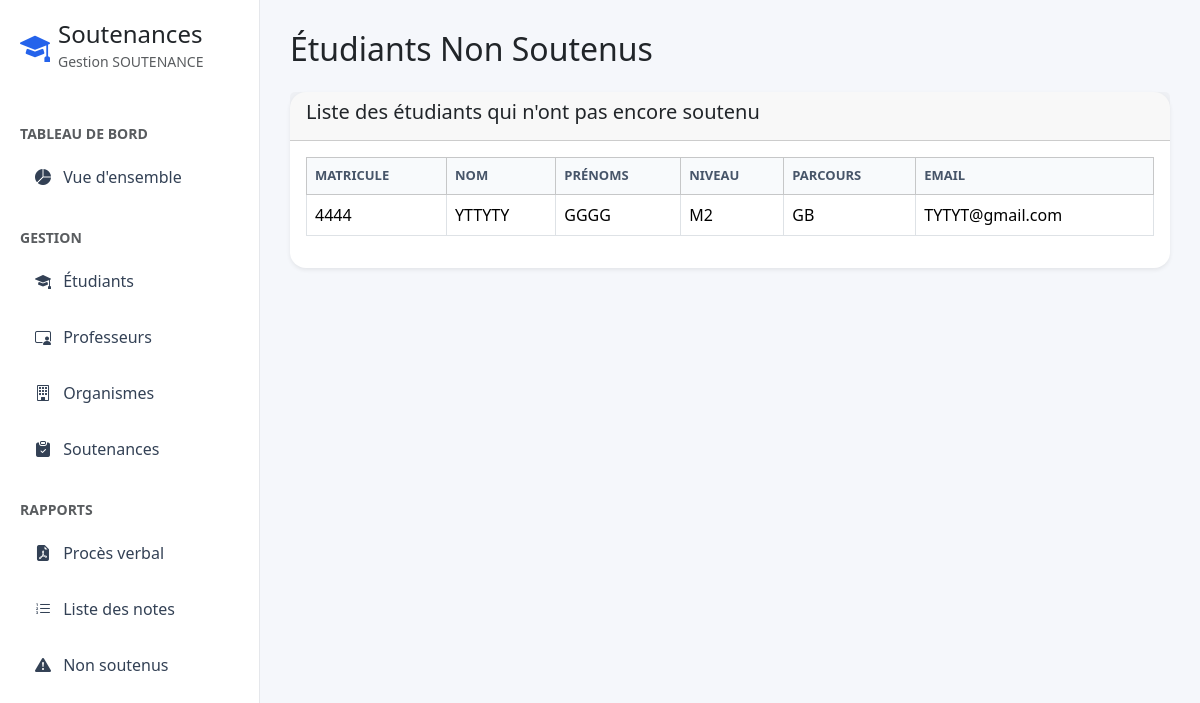
The app's page /pages/non_soutenus.php with its own data.
### tables this page shows
CREATE TABLE `etudiant` (
  `matricule` varchar(20) NOT NULL,
  `nom` varchar(100) NOT NULL,
  `prenoms` varchar(150) NOT NULL,
  `niveau` varchar(10) NOT NULL,
  `parcours` varchar(50) NOT NULL,
  `adr_email` varchar(150) DEFAULT NULL
);

### pages/non_soutenus.php (the view)
<?php
include("../includes/config.php");
include("../includes/header.php");
include("../includes/sidebar.php");
$result = mysqli_query($conn,"
SELECT e.*
FROM etudiant e
LEFT JOIN soutenir s ON e.matricule = s.matricule
WHERE s.matricule IS NULL
ORDER BY e.nom ASC
");
?>
<div class="content">
    <h2 class="mb-4">Étudiants Non Soutenus</h2>
    <div class="card shadow-sm">
        <div class="card-header">
            <h5>Liste des étudiants qui n'ont pas encore soutenu</h5>
        </div>
        <div class="card-body">
            <table class="table table-bordered table-hover align-middle">
                <thead class="table-light">
                    <tr>
                        <th>Matricule</th>
                        <th>Nom</th>
                        <th>Prénoms</th>
                        <th>Niveau</th>
                        <th>Parcours</th>
                        <th>Email</th>
                    </tr>
                </thead>
                <tbody>
                <?php while($e = mysqli_fetch_assoc($result)){ ?>
                    <tr>
                        <td><?= $e['matricule']; ?></td>
                        <td><?= $e['nom']; ?></td>
                        <td><?= $e['prenoms']; ?></td>
                        <td><?= $e['niveau']; ?></td>
                        <td><?= $e['parcours']; ?></td>
                        <td><?= $e['adr_email']; ?></td>
                    </tr>
                <?php } ?>
                </tbody>
            </table>
        </div>
    </div>
</div>
</body>
</html>

### includes/header.php (style rules this page uses)
* { margin:0; padding:0; box-sizing:border-box; }
html, body { width:100%; min-height:100%; overflow-x:hidden; overflow-y:auto; background:#f5f7fb; font-family:Segoe UI,Tahoma,Geneva,Verdana,sans-serif; }
.content { margin-left:260px; min-height:100vh; padding:30px; }
.card { border:none; border-radius:16px; box-shadow:0 6px 18px rgba(0,0,0,.08); }
.table th { background:#f8fafc; color:#475569; text-transform:uppercase; font-size:13px; }

### records on screen
etudiant: matricule "4444", nom "YTTYTY", prenoms "GGGG", niveau "M2", parcours "GB", adr_email "TYTYT@gmail.com"
